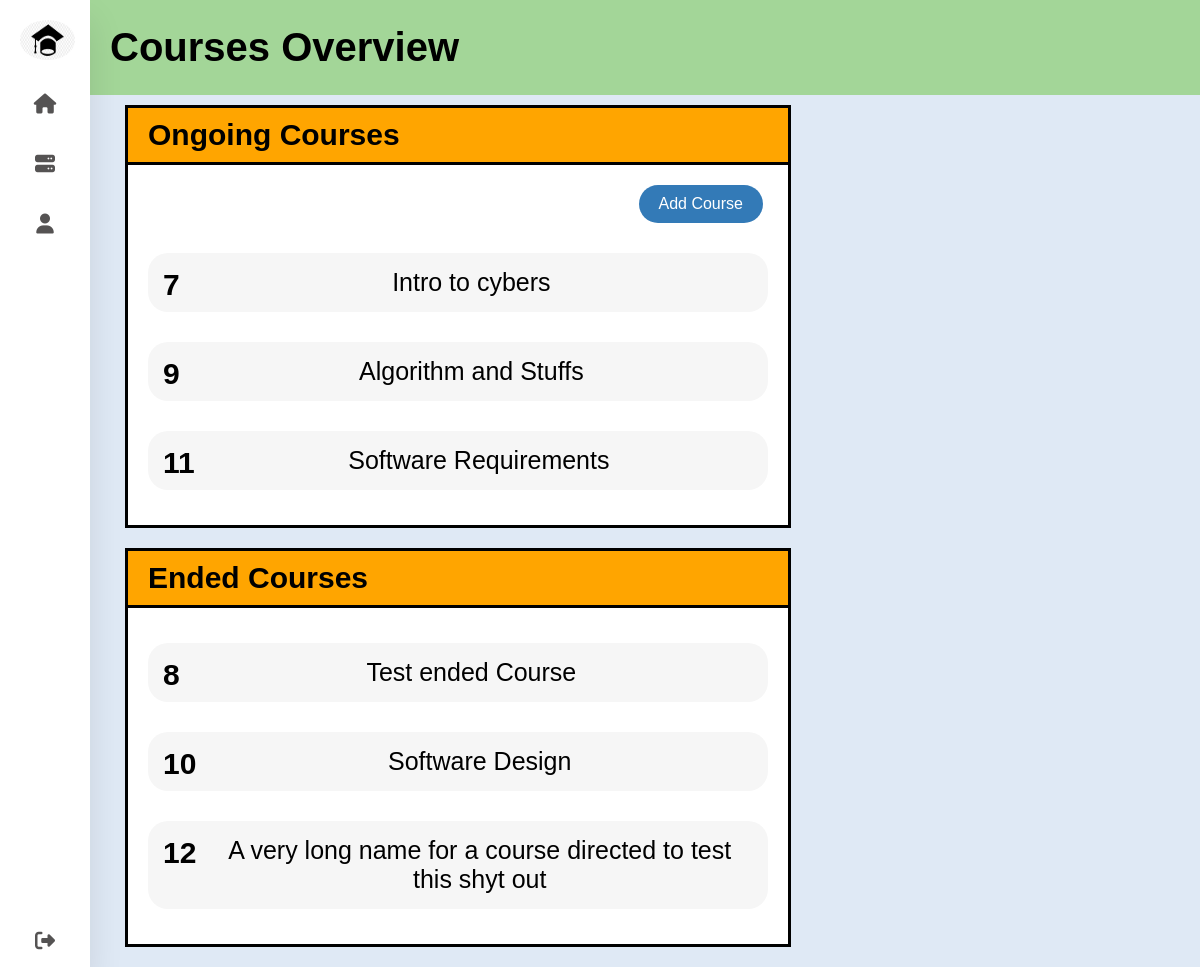
/admin/courseOverview.php (signed in), run on an earlier commit of the app's database.
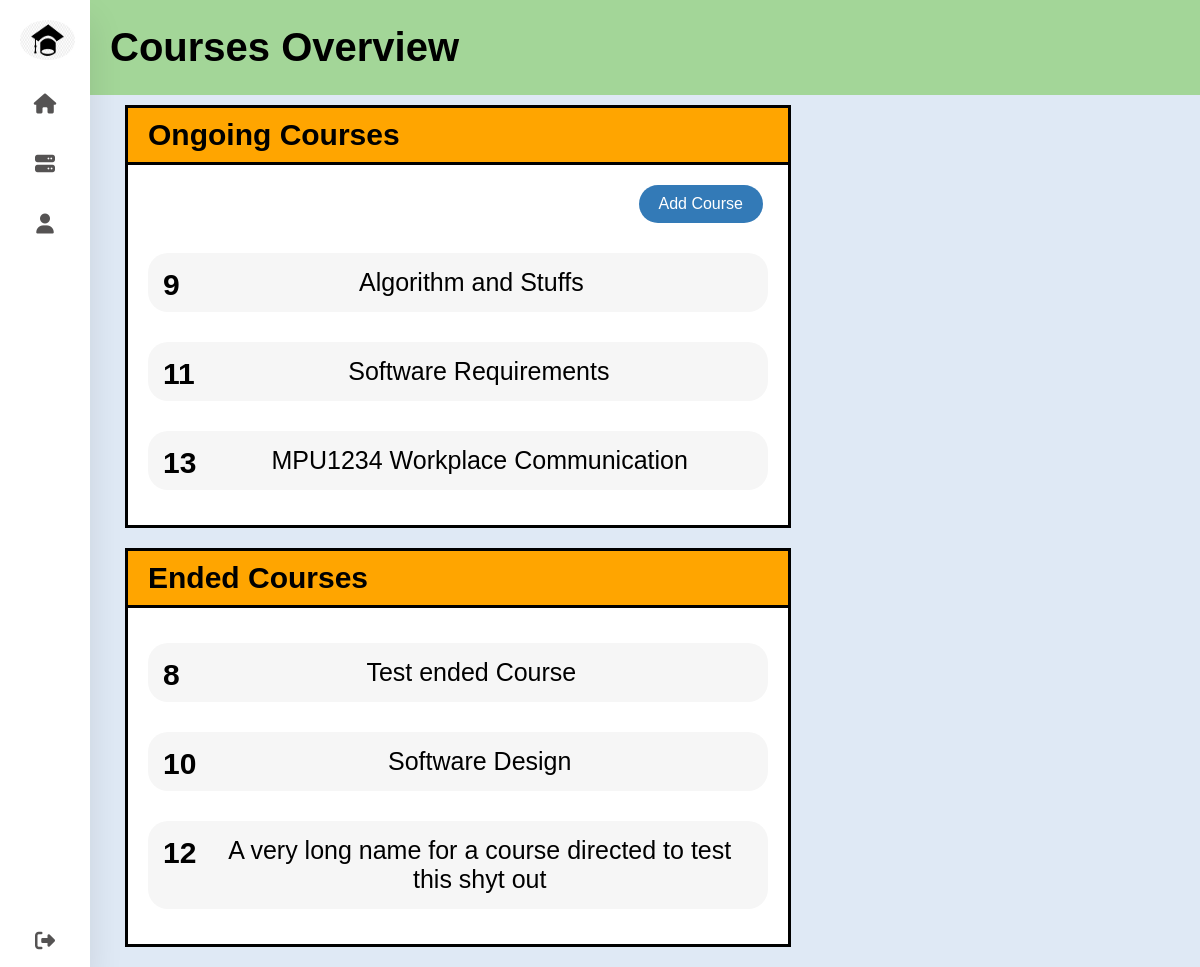
And on a later commit of the database.
### tables this page shows
CREATE TABLE `course` (
  `course_id` int(11) NOT NULL,
  `provider_username` varchar(20) NOT NULL,
  `course_title` varchar(100) NOT NULL,
  `course_description` text NOT NULL,
  `start_date` date NOT NULL,
  `end_date` date NOT NULL,
  `course_image_path` varchar(200) DEFAULT NULL
);

### admin/courseOverview.php (the view, shortened to what this page needs)
<?php include '../db_connect.php';
?>
<!DOCTYPE html>
<html>
<head>
    <link rel="stylesheet" href="../navBar/navBarStyle.css"/>
    <link rel="stylesheet" href="courses.css"/>
</head>
<body>
<div class="Container">
    <div class="sidebar">
        <?php include '../navBar/navBar.php'?>
    </div>
    <div class="content" id="content">
        <header class="header-bar">
            <h1>Courses Overview<h1>
        </header>
        <div class="left-panel">
            <div class="ongoing-course">
                <h1>Ongoing Courses</h1>
                <div class="display-course-container">
                    <a href="../trainingProvider/createCourse.php"><button>Add Course</button><a>
                    <?php
                    if($_SESSION['usertype'] == "Admin") {
                        $sql = "SELECT * FROM course WHERE end_date > '" . date("Y-m-d") . "';";
                    }
                    else if ($_SESSION['usertype'] == "Provider") {
                        $sql = "SELECT * FROM course WHERE provider_username = '" . $_SESSION["username"] . "' and end_date > '" . date("Y-m-d") . "';";
                    }
                    $result = mysqli_query($connect,$sql);
                    displayCourses($result);
                    ?>
                </div>
            </div>
            <div class="ended-course">
                <h1>Ended Courses</h1>
                <div class="display-course-container">
                    <?php
                    if($_SESSION['usertype'] == "Admin") {
                        $sql = "SELECT * FROM course WHERE end_date <= '" . date("Y-m-d") . "';";
                    }
                    else if ($_SESSION['usertype'] == "Provider") {
                        $sql = "SELECT * FROM course WHERE provider_username = '" . $_SESSION["username"] . "' and end_date <= '" . date("Y-m-d") . "';";
                    }
                    $result = mysqli_query($connect,$sql);
                    ?>
                </div>
            </div>
        </div>
    </div>
</div>
</body>
</html>
<?php
    function displayCourses($result) {
        while ($row = mysqli_fetch_assoc($result)) {
            echo '<a href="courseOverview.php?course=' . $row["course_id"] . '">';
            echo '<div class="display-course">';
            echo '<p class="course-id">' . $row["course_id"] . '</p>';
            echo '<p class="course-title">' . $row["course_title"] . '</p>';
            echo '</div>';
            echo '</a>';
        }
    }
?>

What changed in the data, as far as the page shows it:
removed course: course_id "7", course_title "Intro to cybers"
added course: course_id "13", course_title "MPU1234 Workplace Communication"
